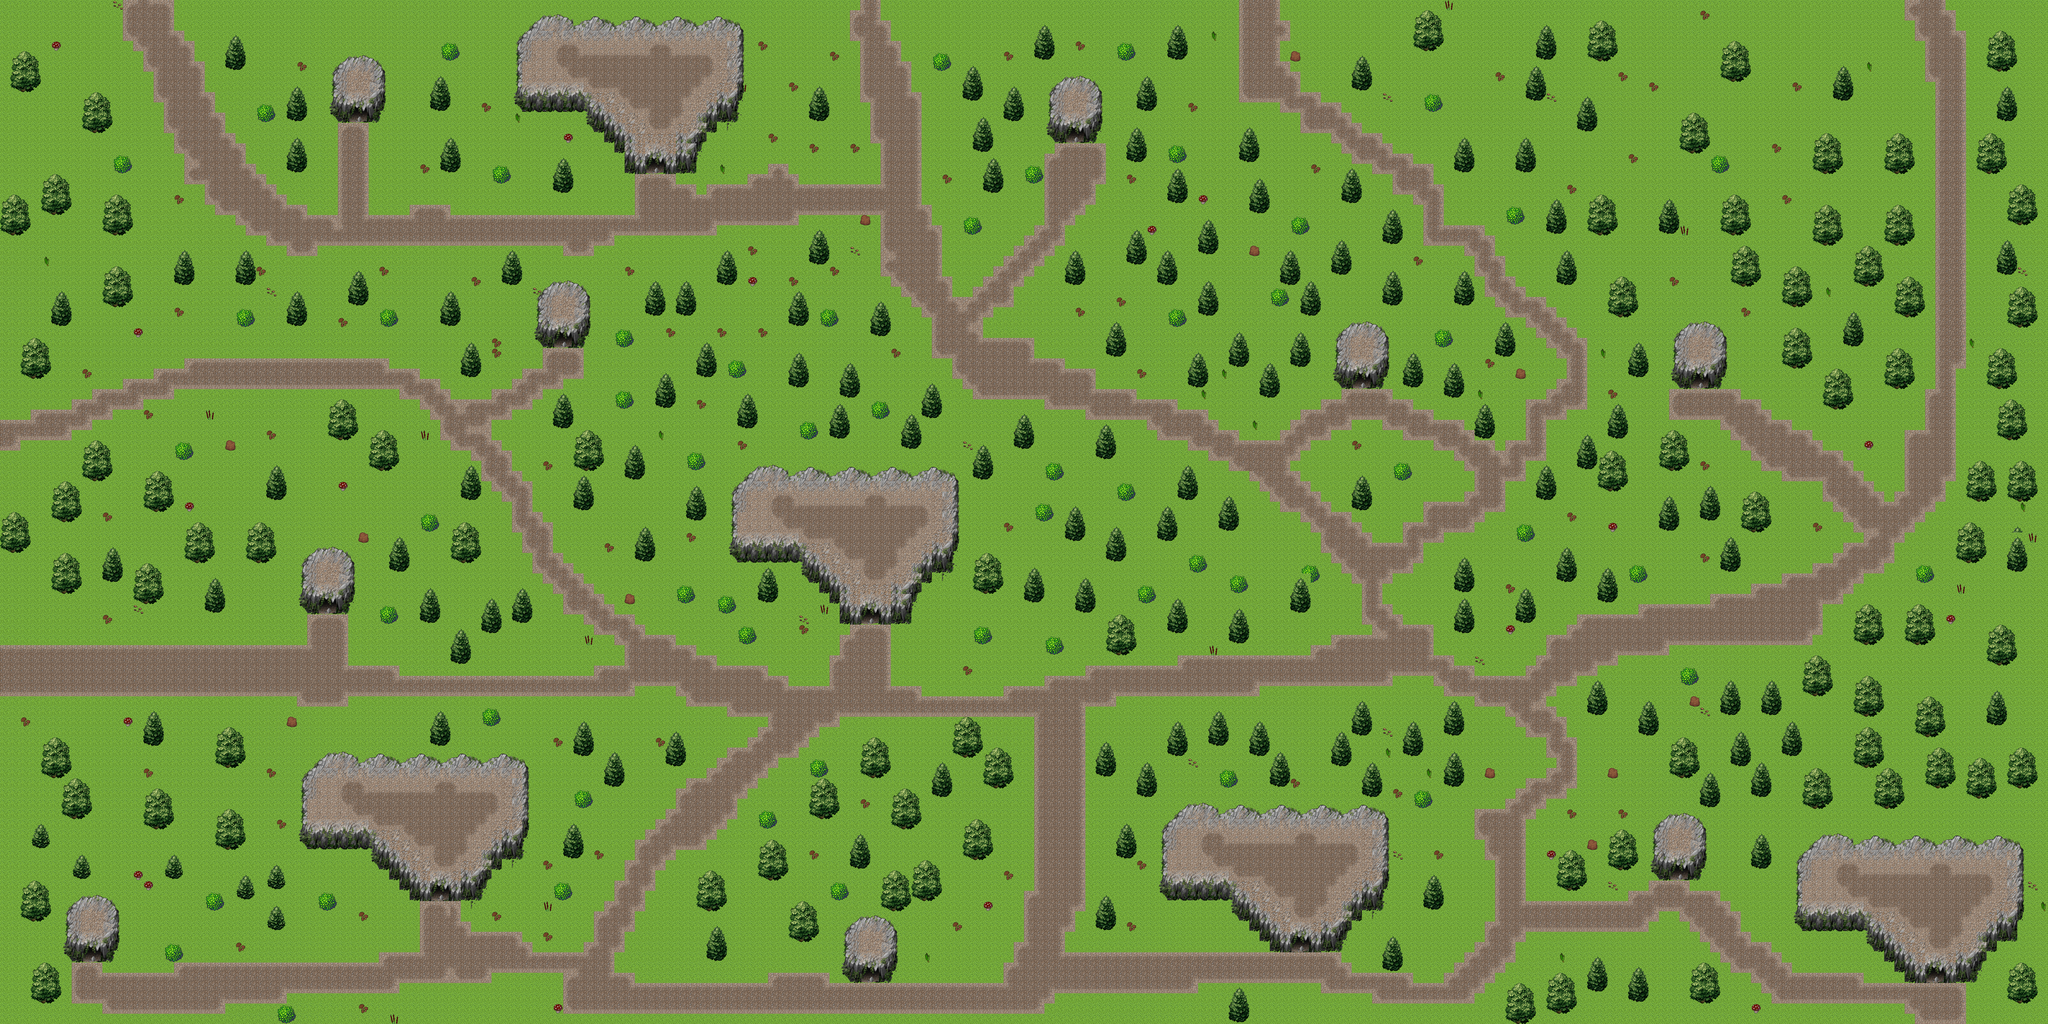

Tiled map render using the project's own tile images. Description and the map definition, with tile-layer contents summarised, below:
An orthogonal 200x100 tile map with 32x32 px tiles, 5 tile layers (ground, elementos, estruturas, path01, ...), 3 tilesets.

<map version="1.8" tiledversion="1.8.4" orientation="orthogonal" renderorder="right-down" width="200" height="100" tilewidth="32" tileheight="32" infinite="0" nextlayerid="7" nextobjectid="1">
 <tileset firstgid="1" source="Terrain.tsx" />
 <tileset firstgid="484" source="base.tsx" />
 <tileset firstgid="740" source="water.tsx" />
 <layer id="1" name="ground" width="200" height="100">
  <data>[20000 cells, 20000 non-empty, 1 distinct tile ids]</data>
 </layer>
 <layer id="3" name="elementos" width="200" height="100">
  <data>[20000 cells, 19737 non-empty, 37 distinct tile ids]</data>
 </layer>
 <layer id="4" name="estruturas" width="200" height="100">
  <data>[20000 cells, 1825 non-empty, 90 distinct tile ids]</data>
 </layer>
 <layer id="5" name="path01" width="200" height="100">
  <data>[20000 cells, 3460 non-empty, 13 distinct tile ids]</data>
 </layer>
 <layer id="6" name="cavernas" width="200" height="100">
  <data>[20000 cells, 84 non-empty, 6 distinct tile ids]</data>
 </layer>
</map>
